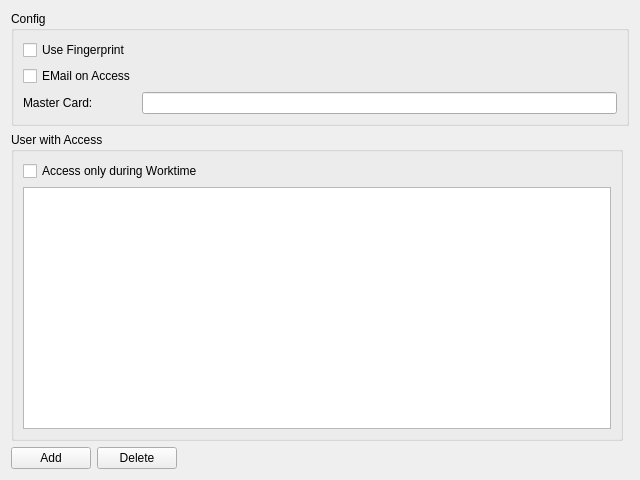
<?xml version="1.0" encoding="UTF-8"?>
<ui version="4.0">
 <class>DoorOpenerWidget</class>
 <widget class="QWidget" name="DoorOpenerWidget">
  <property name="geometry">
   <rect>
    <x>0</x>
    <y>0</y>
    <width>640</width>
    <height>480</height>
   </rect>
  </property>
  <property name="windowTitle">
   <string>Form</string>
  </property>
  <layout class="QGridLayout" name="gridLayout">
   <item row="0" column="1" colspan="4">
    <widget class="QGroupBox" name="groupBox">
     <property name="title">
      <string>Config</string>
     </property>
     <layout class="QGridLayout" name="gridLayout_2">
      <item row="2" column="1">
       <widget class="QLineEdit" name="masterCardEdit"/>
      </item>
      <item row="2" column="0">
       <widget class="QLabel" name="label">
        <property name="text">
         <string>Master Card: </string>
        </property>
       </widget>
      </item>
      <item row="1" column="0">
       <widget class="QCheckBox" name="emailCheckBox">
        <property name="text">
         <string>EMail on Access</string>
        </property>
       </widget>
      </item>
      <item row="0" column="0">
       <widget class="QCheckBox" name="fingerprintCheckBox">
        <property name="text">
         <string>Use Fingerprint</string>
        </property>
       </widget>
      </item>
     </layout>
    </widget>
   </item>
   <item row="3" column="1">
    <widget class="QPushButton" name="addButton">
     <property name="text">
      <string>Add</string>
     </property>
    </widget>
   </item>
   <item row="3" column="3">
    <spacer name="horizontalSpacer">
     <property name="orientation">
      <enum>Qt::Horizontal</enum>
     </property>
     <property name="sizeHint" stdset="0">
      <size>
       <width>40</width>
       <height>20</height>
      </size>
     </property>
    </spacer>
   </item>
   <item row="3" column="2">
    <widget class="QPushButton" name="deleteButton">
     <property name="text">
      <string>Delete</string>
     </property>
    </widget>
   </item>
   <item row="2" column="1" colspan="3">
    <widget class="QGroupBox" name="groupBox_2">
     <property name="title">
      <string>User with Access</string>
     </property>
     <layout class="QGridLayout" name="gridLayout_3">
      <item row="1" column="0">
       <widget class="QListView" name="listView"/>
      </item>
      <item row="0" column="0">
       <widget class="QCheckBox" name="checkBox">
        <property name="text">
         <string>Access only during Worktime</string>
        </property>
       </widget>
      </item>
     </layout>
    </widget>
   </item>
  </layout>
 </widget>
 <resources/>
 <connections/>
</ui>
